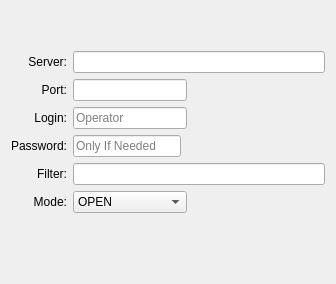
     <widget class="QWidget" name="cluster_tab">
      <attribute name="title">
       <string>Cluster</string>
      </attribute>
      <layout class="QGridLayout" name="gridLayout_5">
       <item row="2" column="1" colspan="2">
        <widget class="QLineEdit" name="cluster_port_field">
         <property name="accessibleName">
          <string>port</string>
         </property>
         <property name="accessibleDescription">
          <string>network port of the d x cluster server.</string>
         </property>
        </widget>
       </item>
       <item row="5" column="1" colspan="5">
        <widget class="QLineEdit" name="cluster_filter">
         <property name="accessibleName">
          <string>filter</string>
         </property>
         <property name="accessibleDescription">
          <string>cluster filter.</string>
         </property>
        </widget>
       </item>
       <item row="8" column="1">
        <spacer name="verticalSpacer_7">
         <property name="orientation">
          <enum>Qt::Vertical</enum>
         </property>
         <property name="sizeHint" stdset="0">
          <size>
           <width>20</width>
           <height>40</height>
          </size>
         </property>
        </spacer>
       </item>
       <item row="2" column="0">
        <widget class="QLabel" name="label_8">
         <property name="text">
          <string>Port:</string>
         </property>
         <property name="alignment">
          <set>Qt::AlignRight|Qt::AlignTrailing|Qt::AlignVCenter</set>
         </property>
        </widget>
       </item>
       <item row="7" column="0">
        <spacer name="horizontalSpacer_7">
         <property name="orientation">
          <enum>Qt::Horizontal</enum>
         </property>
         <property name="sizeHint" stdset="0">
          <size>
           <width>40</width>
           <height>20</height>
          </size>
         </property>
        </spacer>
       </item>
       <item row="0" column="1">
        <spacer name="verticalSpacer_6">
         <property name="orientation">
          <enum>Qt::Vertical</enum>
         </property>
         <property name="sizeHint" stdset="0">
          <size>
           <width>20</width>
           <height>40</height>
          </size>
         </property>
        </spacer>
       </item>
       <item row="7" column="5">
        <spacer name="horizontalSpacer_10">
         <property name="orientation">
          <enum>Qt::Horizontal</enum>
         </property>
         <property name="sizeHint" stdset="0">
          <size>
           <width>40</width>
           <height>20</height>
          </size>
         </property>
        </spacer>
       </item>
       <item row="5" column="0">
        <widget class="QLabel" name="label_20">
         <property name="text">
          <string>Filter:</string>
         </property>
         <property name="alignment">
          <set>Qt::AlignRight|Qt::AlignTrailing|Qt::AlignVCenter</set>
         </property>
        </widget>
       </item>
       <item row="6" column="0">
        <widget class="QLabel" name="label_21">
         <property name="text">
          <string>Mode:</string>
         </property>
         <property name="alignment">
          <set>Qt::AlignRight|Qt::AlignTrailing|Qt::AlignVCenter</set>
         </property>
        </widget>
       </item>
       <item row="7" column="3">
        <spacer name="horizontalSpacer_9">
         <property name="orientation">
          <enum>Qt::Horizontal</enum>
         </property>
         <property name="sizeHint" stdset="0">
          <size>
           <width>40</width>
           <height>20</height>
          </size>
         </property>
        </spacer>
       </item>
       <item row="7" column="1">
        <spacer name="horizontalSpacer_8">
         <property name="orientation">
          <enum>Qt::Horizontal</enum>
         </property>
         <property name="sizeHint" stdset="0">
          <size>
           <width>40</width>
           <height>20</height>
          </size>
         </property>
        </spacer>
       </item>
       <item row="1" column="0">
        <widget class="QLabel" name="label_5">
         <property name="text">
          <string>Server:</string>
         </property>
         <property name="alignment">
          <set>Qt::AlignRight|Qt::AlignTrailing|Qt::AlignVCenter</set>
         </property>
        </widget>
       </item>
       <item row="7" column="4">
        <spacer name="horizontalSpacer_11">
         <property name="orientation">
          <enum>Qt::Horizontal</enum>
         </property>
         <property name="sizeHint" stdset="0">
          <size>
           <width>40</width>
           <height>20</height>
          </size>
         </property>
        </spacer>
       </item>
       <item row="6" column="1" colspan="2">
        <widget class="QComboBox" name="cluster_mode">
         <property name="accessibleName">
          <string>mode</string>
         </property>
         <property name="accessibleDescription">
          <string>cluster mode.</string>
         </property>
         <item>
          <property name="text">
           <string>OPEN</string>
          </property>
         </item>
         <item>
          <property name="text">
           <string>FILTER</string>
          </property>
         </item>
        </widget>
       </item>
       <item row="1" column="1" colspan="5">
        <widget class="QLineEdit" name="cluster_server_field">
         <property name="accessibleName">
          <string>server</string>
         </property>
         <property name="accessibleDescription">
          <string>address of d x cluster server.</string>
         </property>
        </widget>
       </item>
       <item row="4" column="0">
        <widget class="QLabel" name="label_29">
         <property name="text">
          <string>Password:</string>
         </property>
         <property name="alignment">
          <set>Qt::AlignRight|Qt::AlignTrailing|Qt::AlignVCenter</set>
         </property>
        </widget>
       </item>
       <item row="4" column="1">
        <widget class="QLineEdit" name="cluster_password_field">
         <property name="echoMode">
          <enum>QLineEdit::EchoMode::Password</enum>
         </property>
         <property name="placeholderText">
          <string>Only If Needed</string>
         </property>
        </widget>
       </item>
       <item row="3" column="0">
        <widget class="QLabel" name="label_10">
         <property name="text">
          <string>Login:</string>
         </property>
         <property name="alignment">
          <set>Qt::AlignRight|Qt::AlignTrailing|Qt::AlignVCenter</set>
         </property>
        </widget>
       </item>
       <item row="3" column="1" colspan="2">
        <widget class="QLineEdit" name="cluster_login_field">
         <property name="placeholderText">
          <string>Operator</string>
         </property>
        </widget>
       </item>
      </layout>
     </widget>
